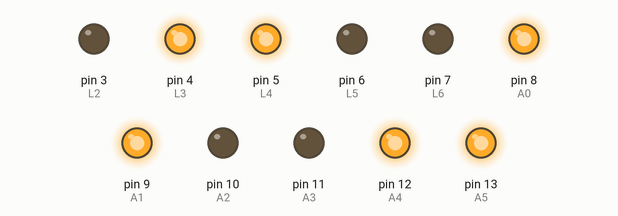
Bench run of a sketch on a simulated Arduino Uno, built with avr-gcc and run on an emulated ATmega328P. Parts: output pins drawn as LEDs (lit = HIGH).

Above: at 0.1 s.
Timing chart, 0 to 1.6 s (numbered marks = the images above):
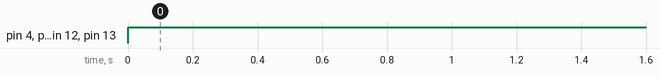

The sketch:

cuadro.ino
```cpp
#define L1 2
#define L2 3
#define L3 4
#define L4 5
#define L5 6
#define L6 7

#define A0 8
#define A1 9
#define A2 10
#define A3 11
#define A4 12
#define A5 13


int a = 00;

void setup()
{
  pinMode(L2, OUTPUT);
  pinMode(L3, OUTPUT);
  pinMode(L4, OUTPUT);
  pinMode(L5, OUTPUT);
  pinMode(L6, OUTPUT);

  pinMode(A0, OUTPUT);
  pinMode(A1, OUTPUT);
  pinMode(A2, OUTPUT);
  pinMode(A3, OUTPUT);
  pinMode(A4, OUTPUT);
  pinMode(A5, OUTPUT);
}

void loop() {

  digitalWrite(L3, HIGH);
  digitalWrite(L4, HIGH);

  digitalWrite(A0, HIGH);
  digitalWrite(A1, HIGH);
  digitalWrite(A2, LOW);
  digitalWrite(A3, LOW);
  digitalWrite(A4, HIGH);
  digitalWrite(A5, HIGH);
}
```

Measured:
- by itself, pin 4 (L3), pin 5 (L4), pin 8 (A0), pin 9 (A1), pin 12 (A4), pin 13 (A5): LOW → HIGH at 0.00 s
